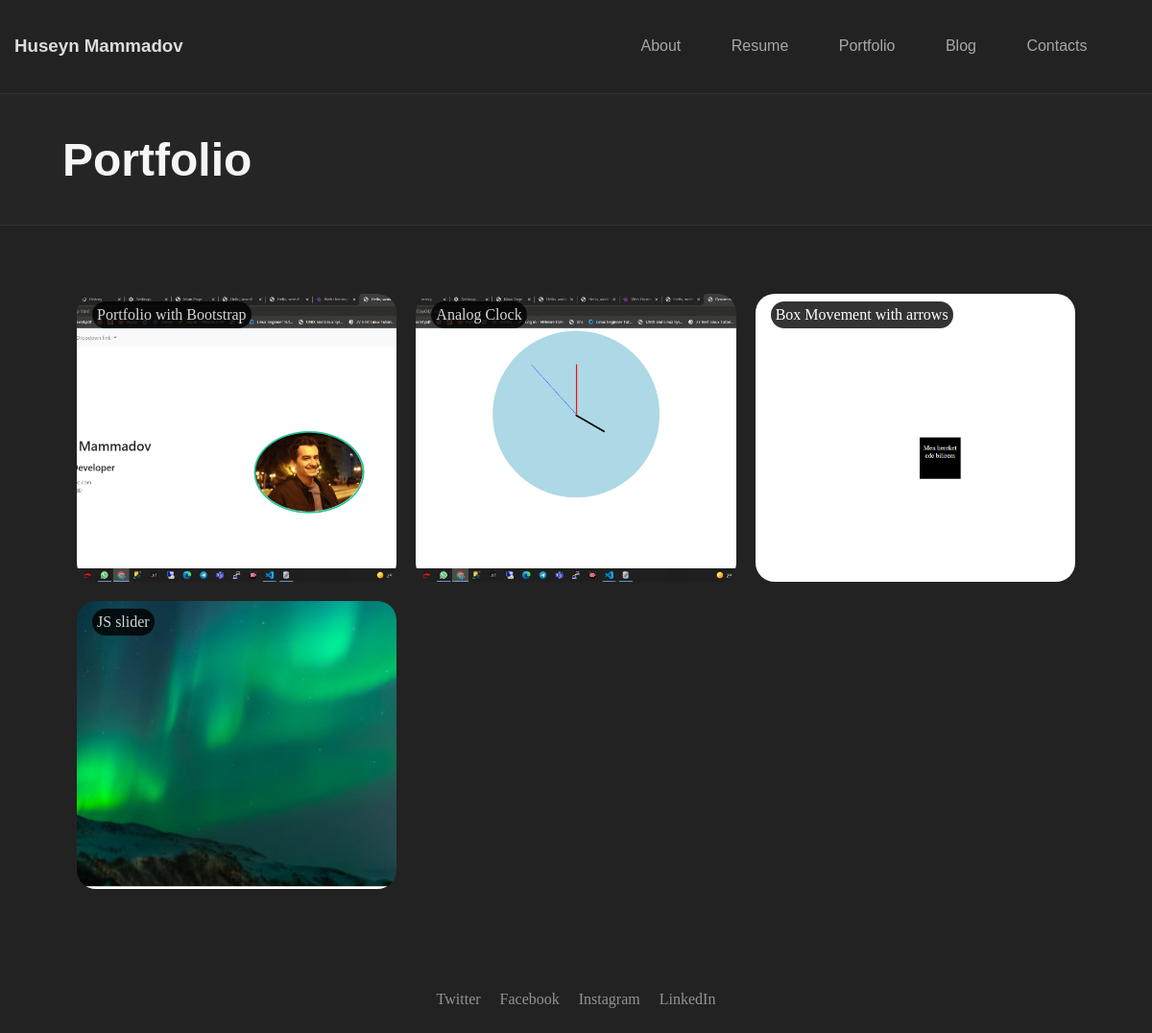
Page /portfolio on the earlier database version.
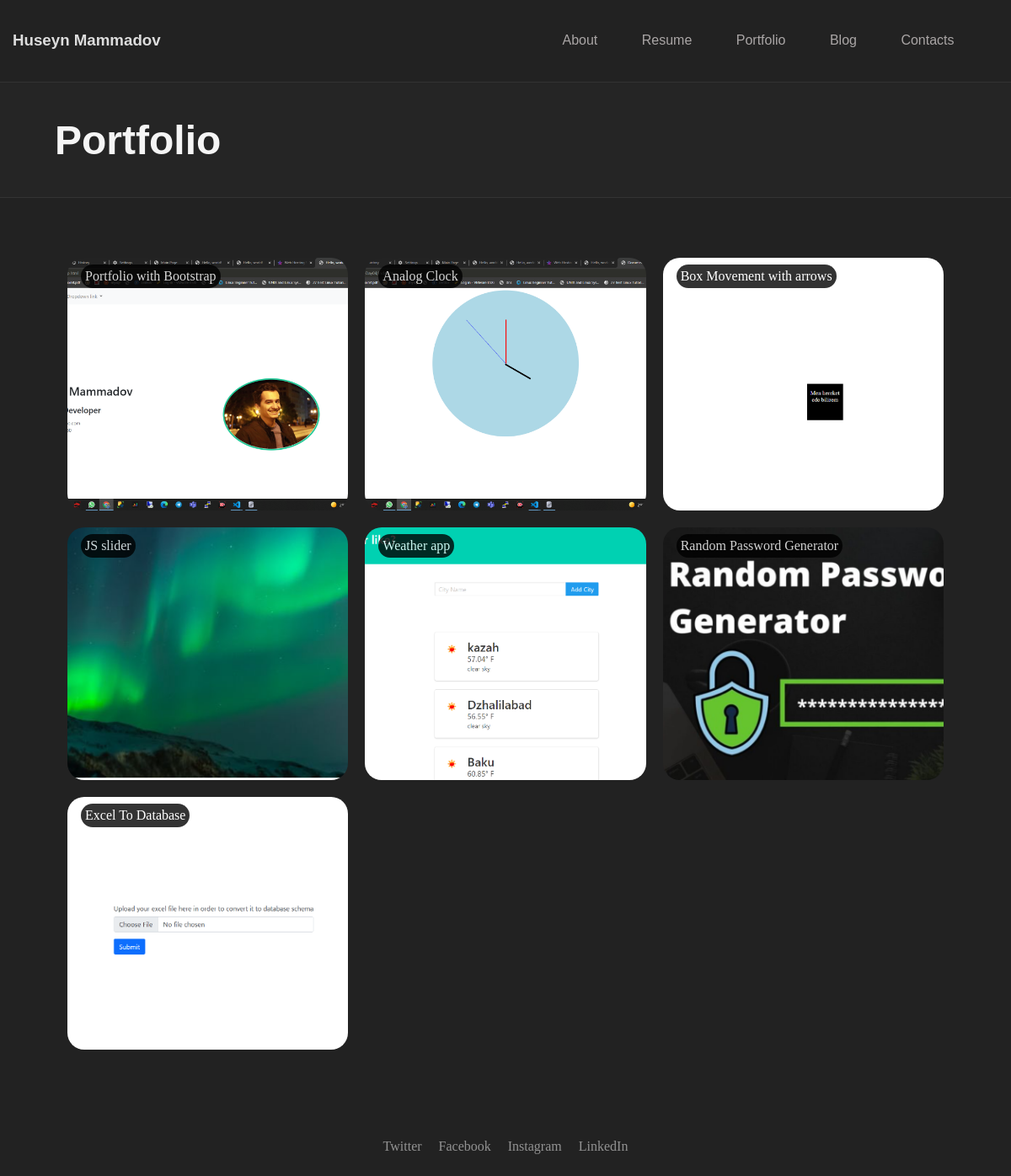
Same page on the later database version.
### models.py (models this page shows)
class Portfolio(db.Model):
    id=db.Column(db.Integer,primary_key=True)
    portfolio_img=db.Column(db.String(100))
    portfolio_name=db.Column(db.String(100))
    portfolio_link=db.Column(db.String(100))

### app/routes.py (the view)
@app.route("/portfolio")
def app_portfolio():
    from models import Portfolio
    work=Portfolio.query.all()
    return render_template("app/portfolio.html", work=work)

### templates/app/portfolio.html
{% extends "app/base.html" %}
{% block content %}
<section class="container-fluid text">
    <div class="col-12"></div>
        <div class="portfolio-text">
            <h1>Portfolio</h1>
        </div>
</section>
<section class="portfolio-type">
    <div class="col-12">
    </div>
</section>
<section class="portfolio-projects">
    {% for work in  work%}
    <a href="{{work.portfolio_link}}">
        <div class="portfolio-items">
            <img src="static/uploads/{{work.portfolio_img}}" alt="">
            <div class="top-left-text">{{work.portfolio_name}}</div>
        </div>
    </a>
    {% endfor %}
</section>
{% endblock %}

### templates/app/base.html (shortened to what this page needs)
<!DOCTYPE html>
<html lang="en">
<head>
    <link rel="stylesheet" href="https://cdnjs.cloudflare.com/ajax/libs/font-awesome/5.15.3/css/all.min.css"
    />
    <link rel="stylesheet" href="static/app/css/grid.css">
    <link rel="stylesheet" href="static/app/css/common.css">
    <link rel="stylesheet" href="static/app/css/style.css">
</head>
<body>
            <section id="navbar">
                <div class="container-fluid">
                    <div class="row bg-main" id="navbarr">
                        <div class="col-lg-6 col-sm-12">
                            <div class="text-logo">
                                    <h3><a href="/" style="list-style: none; text-decoration: none"><p style="color: #ddd;">Huseyn Mammadov</p></a></h3>
                            </div>
                        </div>
                        <div class="col-lg-6 col-sm-12 px-0">
                            <div class="navbar-menu">
                                <ul>
                                    <li><a href="/">About</a></li>
                                    <li><a href="/resume">Resume</a></li>
                                    <li><a href="/portfolio">Portfolio</a></li>
                                    <li><a href="/blog">Blog</a></li>
                                    <li><a href="/contact">Contacts</a></li>
                                </ul>
                            </div>
                        </div>
                    </div>
                </div>
            </section>
            {% block content %}
            {% endblock %}
            <section class="footer">
                <div class="footer-container">
                    <div class="footer-social">
                        <ul>
                            <li><a style="list-style: none; text-decoration: none; color:#ddd" href="https://twitter.com/Huseinmv">Twitter</a></li>
                            <li><a style="list-style: none; text-decoration: none; color:#ddd" href="https://www.facebook.com/mammadovh/">Facebook</a></li>
                            <li><a style="list-style: none; text-decoration: none; color:#ddd" href="https://www.instagram.com/husssein.mv/">Instagram</a></li>
                            <li><a style="list-style: none; text-decoration: none; color:#ddd" href="https://www.linkedin.com/in/huseyn-mammadov-b8578b166/">LinkedIn</a></li>
                        </ul>
                    </div>
                </div>
            </section>
</body>
</html>

### static/app/css/grid.css (style rules this page uses)
html { box-sizing: border-box; -ms-overflow-style: scrollbar; }
*, *::before, *::after { box-sizing: inherit; }
.container-fluid { width: 100%; padding-right: 15px; padding-left: 15px; margin-right: auto; margin-left: auto; }
.row { display: -webkit-box; display: -ms-flexbox; display: flex; -ms-flex-wrap: wrap; flex-wrap: wrap; margin-right: -15px; margin-left: -15px; }
.col-1, .col-2, .col-3, .col-4, .col-5, .col-6, .col-7, .col-8, .col-9, .col-10, .col-11, .col-12, .col, .col-auto, .col-sm-1, .col-sm-2, .col-sm-3, .col-sm-4, .col-sm-5, .col-sm-6, .col-sm-7, .col-sm-8, .col-sm-9, .col-sm-10, .col-sm-11, .col-sm-12, .col-sm, .col-sm-auto, .col-md-1, .col-md-2, .col-md-3, .col-md-4, .col-md-5, .col-md-6, .col-md-7, .col-md-8, .col-md-9, .col-md-10, .col-md-11, .col-md-12, .col-md, .col-md-auto, .col-lg-1, .col-lg-2, .col-lg-3, .col-lg-4, .col-lg-5, .col-lg-6, .col-lg-7, .col-lg-8, .col-lg-9, .col-lg-10, .col-lg-11, .col-lg-12, .col-lg, .col-lg-auto, .col-xl-1, .col-xl-2, .col-xl-3, .col-xl-4, .col-xl-5, .col-xl-6, .col-xl-7, .col-xl-8, .col-xl-9, .col-xl-10, .col-xl-11, .col-xl-12, .col-xl, .col-xl-auto { position: relative; width: 100%; min-height: 1px; padding-right: 15px; padding-left: 15px; }
.col-12 { -webkit-box-flex: 0; -ms-flex: 0 0 100%; flex: 0 0 100%; max-width: 100%; }
@media (min-width: 576px) { .col-sm-12 { -webkit-box-flex: 0; -ms-flex: 0 0 100%; flex: 0 0 100%; max-width: 100%; } }
@media (min-width: 992px) { .col-lg-6 { -webkit-box-flex: 0; -ms-flex: 0 0 50%; flex: 0 0 50%; max-width: 50%; } }

### static/app/css/style.css (style rules this page uses)
body p, h1, h2, h3, h4, h5 { font-family: "Poppins",Helvetica,sans-serif; color: #d5d5d5; }
body { background-color: #222; margin: 0px; }
.bg-main { background-color: #222; }
.text-logo { display: flex; justify-content: flex-start; align-items: center; }
.navbar-menu { height: 100%; max-width: 100%; }
.navbar-menu ul { display: flex; justify-content: space-evenly; list-style-type: none; align-items: center; height: 100%; padding: 0px; margin: 0px; }
.navbar-menu ul li { color: rgb(170, 166, 166); }
.navbar-menu ul li a { text-decoration: none; color: rgb(170, 166, 166); font-family: "Poppins",Helvetica,sans-serif; }
#navbarr { transition: all 1s ease; }
.portfolio-text h1 { font-size: 3em; color: #f5f5f5; }
.portfolio-text { margin:10px 50px; }
.text { border-top: 1px solid #333; border-bottom: 1px solid #333; background-color: #252525; }
.portfolio-type { margin-right: 80px; margin-top: 50px; }
.portfolio-projects { display: grid; grid-template-columns: repeat(3, 1fr); grid-gap: 20px; margin: 20px 80px; }
.portfolio-items { position: relative; text-align: center; color: white; height: 300px; overflow: hidden; border-radius: 20px; }
.top-left-text { position: absolute; top: 8px; left: 16px; background-color: black; padding: 5px; border-radius: 1rem; opacity: 0.8; }
.portfolio-items img { width: 100%; object-fit: cover; transition: all 0.3s ease; height: 100%; }
.footer-social ul li { list-style: none; margin: 20px 10px; opacity: 0.6; color: #ddd; }
.footer-container { display: flex; justify-content: center; margin: 70px 0px 0px 0px; }
.footer-social ul { display: flex; justify-content: flex-start; padding: 0px; }
::placeholder { color: #f5f5f5; }

Differences in the rows shown:
added Portfolio: portfolio_img (picture), portfolio_name "Weather app"
added Portfolio: portfolio_img (picture), portfolio_name "Random Password Generator"
added Portfolio: portfolio_img (picture), portfolio_name "Excel To Database"
